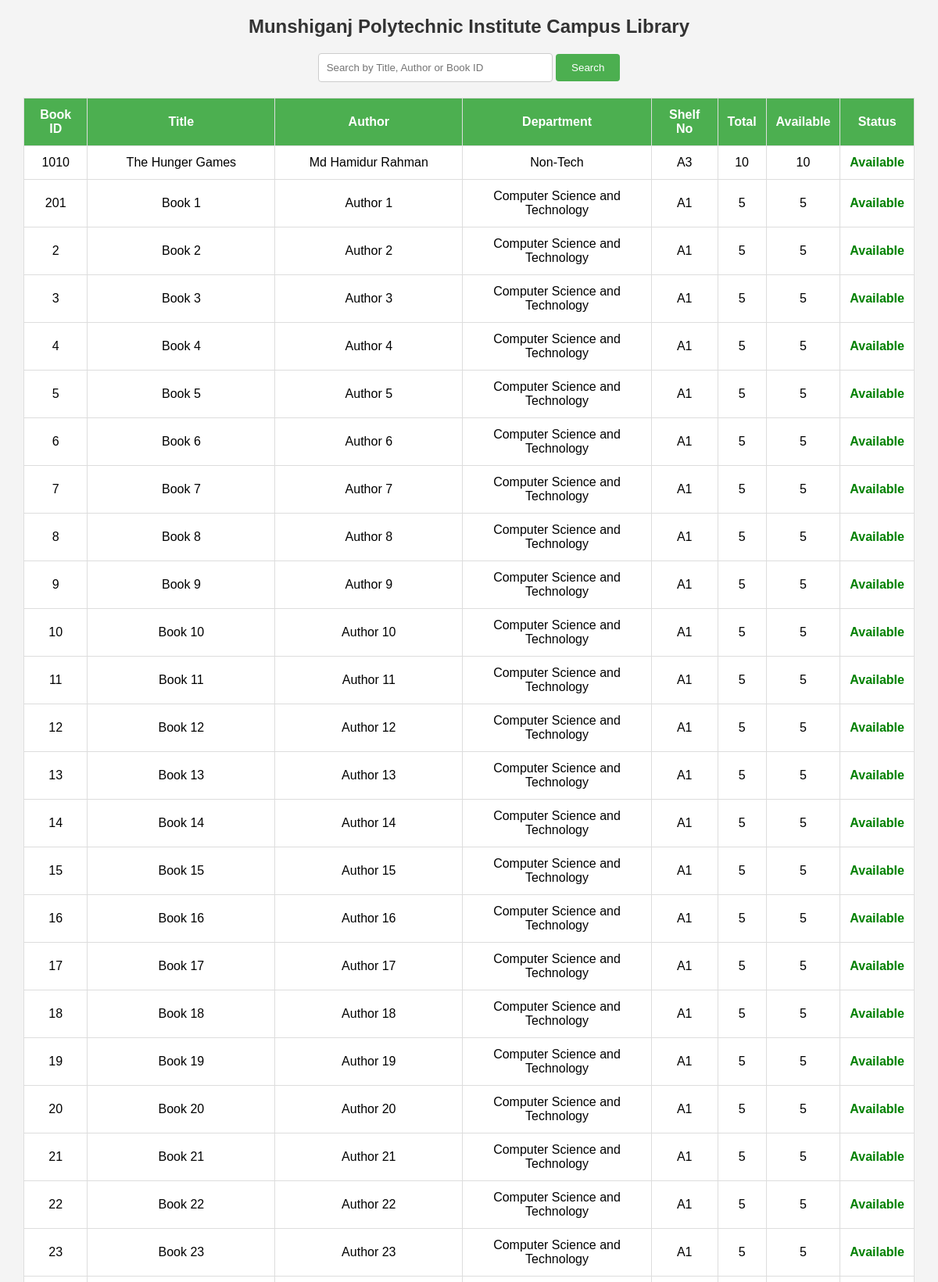
The page / (upper part) on the database its author committed.
### management/models.py (models this page shows, shortened)
class Book(models.Model):
    book_id = models.PositiveIntegerField(unique=True)
    title = models.CharField(max_length=100)
    author = models.CharField(max_length=100)
    department = models.CharField(
    max_length=100,
    choices=[
        ("Computer Science and Technology", "Computer Science and Technology"),
        ("Mechanical Technology", "Mechanical Technology"),
        ("Electrical Technology", "Electrical Technology"),
        ("Electronics Technology", "Electronics Technology"),
        ("Civil Technology", "Civil Technology"),
        ("Electro-medical Technology", "Electro-medical Technology"),
        ("RAC Technology", "RAC Technology"),
        ("Non-Tech", "Non-Tech"),
    ])
    shelf_number = models.CharField(
    max_length=10,
    choices=[
    ("A1", "A1"),
    ("A2", "A2"),
    ("A3", "A3"),
    ("B1", "B1"),
    ("B2", "B2"),
    ("B3", "B3"),
    ("C1", "C1"),
    ("C2", "C2"),
    ("C3", "C3"),
    ("D1", "D1"),
    ])
    total_copies = models.PositiveIntegerField()
    available_copies = models.PositiveIntegerField()
    status = models.CharField(
        max_length=20,
        choices=[('available', 'Available'), ('unavailable', 'Unavailable')],
    )

### Library_mamagement_system/views.py (the view)
# urls.py: 2. Add a URL to urlpatterns:  path('', views.home, name='home')
def home(request):
    books = Book.objects.all()
    value = request.GET.get('find', '')
    if value:
        books = books.filter(
            Q(title__icontains=value) |
            Q(author__icontains=value) |
            Q(book_id__icontains=value)
        )
    return render(request, 'index.html', {'books': books, 'search_value': value})

### templates/index.html (shortened to what this page needs)
{% load static %}
<!DOCTYPE html>
<html lang="en">
<head>
    <link rel="stylesheet" href="{% static 'style.css' %}">
</head>
<body>
    <section class="header">
        <h1>Munshiganj Polytechnic Institute Campus Library</h1>
        <form method="GET">
            <input type="text" name="find" placeholder="Search by Title, Author or Book ID" value="{{ search_value }}">
            <button type="submit">Search</button>
        </form>
    </section>
    <section class="table-container">
        <table>
            <thead>
                <tr>
                    <th>Book ID</th>
                    <th>Title</th>
                    <th>Author</th>
                    <th>Department</th>
                    <th>Shelf No</th>
                    <th>Total</th>
                    <th>Available</th>
                    <th>Status</th>
                </tr>
            </thead>
            <tbody>
                {% for book in books %}
                <tr>
                    <td>{{ book.book_id }}</td>
                    <td>{{ book.title }}</td>
                    <td>{{ book.author }}</td>
                    <td>{{ book.department }}</td>
                    <td>{{ book.shelf_number }}</td>
                    <td>{{ book.total_copies }}</td>
                    <td>{{ book.available_copies }}</td>
                    <td>
                        {% if book.available_copies > 0 %}
                        <span class="status-available">Available</span>
                        {% else %}
                        <span class="status-issued">Issued Out</span>
                        {% endif %}
                    </td>
                </tr>
                {% empty %}
                <tr>
                    <td colspan="8">No books found.</td>
                </tr>
                {% endfor %}
            </tbody>
        </table>
    </section>
</body>
</html>

### static/style.css (style rules this page uses)
* { margin: 0; padding: 0; box-sizing: border-box; }
body { font-family: Arial, sans-serif; background: #f4f4f4; }
h1 { color: #333; text-align: center; padding: 20px; }
form { text-align: center; margin-bottom: 20px; }
input[type="text"] { padding: 10px; width: 300px; border: 1px solid #ccc; border-radius: 4px; }
button { padding: 10px 20px; background-color: #4CAF50; color: white; border: none; border-radius: 4px; cursor: pointer; }
table { width: 95%; border-collapse: collapse; background: white; margin: 0 auto; text-align: center; }
th, td { padding: 12px; border: 1px solid #ddd; text-align: center; }
th { background: #4CAF50; color: white; }
.status-available { color: green; font-weight: bold; }

### rows shown on the page
Book: book_id "1010", title "The Hunger Games", author "Md Hamidur Rahman", department "Non-Tech", shelf_number "A3", total_copies "10", available_copies "10", shows "Available"
Book: book_id "201", title "Book 1", author "Author 1", department "Computer Science and Technology", shelf_number "A1", total_copies "5", available_copies "5", shows "Available"
Book: book_id "2", title "Book 2", author "Author 2", department "Computer Science and Technology", shelf_number "A1", total_copies "5", available_copies "5", shows "Available"
Book: book_id "3", title "Book 3", author "Author 3", department "Computer Science and Technology", shelf_number "A1", total_copies "5", available_copies "5", shows "Available"
Book: book_id "4", title "Book 4", author "Author 4", department "Computer Science and Technology", shelf_number "A1", total_copies "5", available_copies "5", shows "Available"
Book: book_id "5", title "Book 5", author "Author 5", department "Computer Science and Technology", shelf_number "A1", total_copies "5", available_copies "5", shows "Available"
Book: book_id "6", title "Book 6", author "Author 6", department "Computer Science and Technology", shelf_number "A1", total_copies "5", available_copies "5", shows "Available"
Book: book_id "7", title "Book 7", author "Author 7", department "Computer Science and Technology", shelf_number "A1", total_copies "5", available_copies "5", shows "Available"
Book: book_id "8", title "Book 8", author "Author 8", department "Computer Science and Technology", shelf_number "A1", total_copies "5", available_copies "5", shows "Available"
Book: book_id "9", title "Book 9", author "Author 9", department "Computer Science and Technology", shelf_number "A1", total_copies "5", available_copies "5", shows "Available"
Book: book_id "10", title "Book 10", author "Author 10", department "Computer Science and Technology", shelf_number "A1", total_copies "5", available_copies "5", shows "Available"
Book: book_id "11", title "Book 11", author "Author 11", department "Computer Science and Technology", shelf_number "A1", total_copies "5", available_copies "5", shows "Available"
Book: book_id "12", title "Book 12", author "Author 12", department "Computer Science and Technology", shelf_number "A1", total_copies "5", available_copies "5", shows "Available"
Book: book_id "13", title "Book 13", author "Author 13", department "Computer Science and Technology", shelf_number "A1", total_copies "5", available_copies "5", shows "Available"
Book: book_id "14", title "Book 14", author "Author 14", department "Computer Science and Technology", shelf_number "A1", total_copies "5", available_copies "5", shows "Available"
Book: book_id "15", title "Book 15", author "Author 15", department "Computer Science and Technology", shelf_number "A1", total_copies "5", available_copies "5", shows "Available"
Book: book_id "16", title "Book 16", author "Author 16", department "Computer Science and Technology", shelf_number "A1", total_copies "5", available_copies "5", shows "Available"
Book: book_id "17", title "Book 17", author "Author 17", department "Computer Science and Technology", shelf_number "A1", total_copies "5", available_copies "5", shows "Available"
Book: book_id "18", title "Book 18", author "Author 18", department "Computer Science and Technology", shelf_number "A1", total_copies "5", available_copies "5", shows "Available"
Book: book_id "19", title "Book 19", author "Author 19", department "Computer Science and Technology", shelf_number "A1", total_copies "5", available_copies "5", shows "Available"
Book: book_id "20", title "Book 20", author "Author 20", department "Computer Science and Technology", shelf_number "A1", total_copies "5", available_copies "5", shows "Available"
Book: book_id "21", title "Book 21", author "Author 21", department "Computer Science and Technology", shelf_number "A1", total_copies "5", available_copies "5", shows "Available"
Book: book_id "22", title "Book 22", author "Author 22", department "Computer Science and Technology", shelf_number "A1", total_copies "5", available_copies "5", shows "Available"
Book: book_id "23", title "Book 23", author "Author 23", department "Computer Science and Technology", shelf_number "A1", total_copies "5", available_copies "5", shows "Available"
